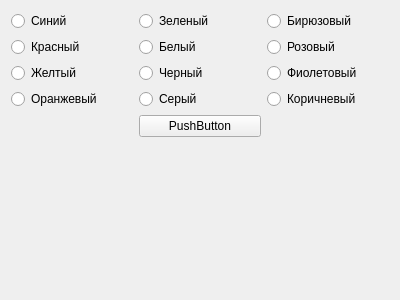
<?xml version="1.0" encoding="UTF-8"?>
<ui version="4.0">
 <class>Form</class>
 <widget class="QWidget" name="Form">
  <property name="geometry">
   <rect>
    <x>0</x>
    <y>0</y>
    <width>400</width>
    <height>300</height>
   </rect>
  </property>
  <property name="minimumSize">
   <size>
    <width>400</width>
    <height>300</height>
   </size>
  </property>
  <property name="maximumSize">
   <size>
    <width>400</width>
    <height>300</height>
   </size>
  </property>
  <property name="windowTitle">
   <string>Флаги</string>
  </property>
  <layout class="QGridLayout" name="gridLayout">
   <item row="0" column="1">
    <layout class="QVBoxLayout" name="l2">
     <item>
      <widget class="QRadioButton" name="radio_btn21">
       <property name="text">
        <string>Зеленый</string>
       </property>
       <attribute name="buttonGroup">
        <string notr="true">buttonGroup2</string>
       </attribute>
      </widget>
     </item>
     <item>
      <widget class="QRadioButton" name="radio_btn22">
       <property name="text">
        <string>Белый</string>
       </property>
       <attribute name="buttonGroup">
        <string notr="true">buttonGroup2</string>
       </attribute>
      </widget>
     </item>
     <item>
      <widget class="QRadioButton" name="radio_btn23">
       <property name="text">
        <string>Черный</string>
       </property>
       <attribute name="buttonGroup">
        <string notr="true">buttonGroup2</string>
       </attribute>
      </widget>
     </item>
     <item>
      <widget class="QRadioButton" name="radio_btn24">
       <property name="text">
        <string>Серый</string>
       </property>
       <attribute name="buttonGroup">
        <string notr="true">buttonGroup2</string>
       </attribute>
      </widget>
     </item>
    </layout>
   </item>
   <item row="2" column="1">
    <widget class="QLabel" name="label2">
     <property name="text">
      <string/>
     </property>
    </widget>
   </item>
   <item row="2" column="2">
    <widget class="QLabel" name="label3">
     <property name="text">
      <string/>
     </property>
    </widget>
   </item>
   <item row="0" column="2">
    <layout class="QVBoxLayout" name="l3">
     <item>
      <widget class="QRadioButton" name="radio_btn31">
       <property name="text">
        <string>Бирюзовый</string>
       </property>
       <attribute name="buttonGroup">
        <string notr="true">buttonGroup3</string>
       </attribute>
      </widget>
     </item>
     <item>
      <widget class="QRadioButton" name="radio_btn32">
       <property name="text">
        <string>Розовый</string>
       </property>
       <attribute name="buttonGroup">
        <string notr="true">buttonGroup3</string>
       </attribute>
      </widget>
     </item>
     <item>
      <widget class="QRadioButton" name="radio_btn33">
       <property name="text">
        <string>Фиолетовый</string>
       </property>
       <attribute name="buttonGroup">
        <string notr="true">buttonGroup3</string>
       </attribute>
      </widget>
     </item>
     <item>
      <widget class="QRadioButton" name="radio_btn34">
       <property name="text">
        <string>Коричневый</string>
       </property>
       <attribute name="buttonGroup">
        <string notr="true">buttonGroup3</string>
       </attribute>
      </widget>
     </item>
    </layout>
   </item>
   <item row="2" column="0">
    <widget class="QLabel" name="label1">
     <property name="text">
      <string/>
     </property>
    </widget>
   </item>
   <item row="1" column="1">
    <widget class="QPushButton" name="btn">
     <property name="text">
      <string>PushButton</string>
     </property>
    </widget>
   </item>
   <item row="0" column="0">
    <layout class="QVBoxLayout" name="l1">
     <item>
      <widget class="QRadioButton" name="radio_btn11">
       <property name="text">
        <string>Синий</string>
       </property>
       <attribute name="buttonGroup">
        <string notr="true">buttonGroup1</string>
       </attribute>
      </widget>
     </item>
     <item>
      <widget class="QRadioButton" name="radio_btn12">
       <property name="text">
        <string>Красный</string>
       </property>
       <attribute name="buttonGroup">
        <string notr="true">buttonGroup1</string>
       </attribute>
      </widget>
     </item>
     <item>
      <widget class="QRadioButton" name="radio_btn13">
       <property name="text">
        <string>Желтый</string>
       </property>
       <attribute name="buttonGroup">
        <string notr="true">buttonGroup1</string>
       </attribute>
      </widget>
     </item>
     <item>
      <widget class="QRadioButton" name="radio_btn14">
       <property name="text">
        <string>Оранжевый</string>
       </property>
       <attribute name="buttonGroup">
        <string notr="true">buttonGroup1</string>
       </attribute>
      </widget>
     </item>
    </layout>
   </item>
  </layout>
 </widget>
 <resources/>
 <connections/>
 <buttongroups>
  <buttongroup name="buttonGroup1"/>
  <buttongroup name="buttonGroup2"/>
  <buttongroup name="buttonGroup3"/>
 </buttongroups>
</ui>
